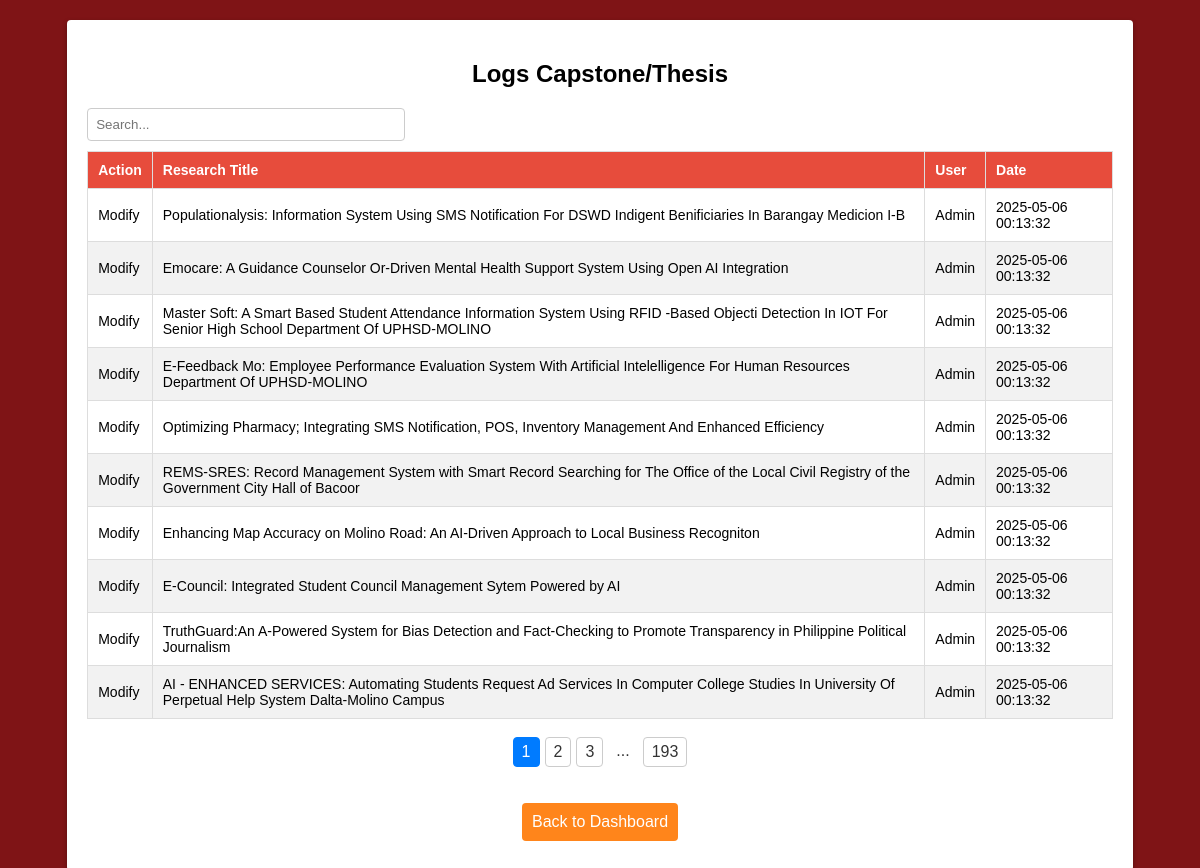
/logs/view_logs_capstone_thesis.php (signed in), run on the app's committed database.
### tables this page shows
CREATE TABLE `logs_thesis_capstone_projects` (
  `id` int(11) NOT NULL,
  `type` text NOT NULL,
  `modified_item` text NOT NULL,
  `user` int(11) NOT NULL,
  `date` timestamp NOT NULL DEFAULT current_timestamp() ON UPDATE current_timestamp()
);

CREATE TABLE `thesiscapstoneprojects` (
  `id` int(255) NOT NULL,
  `projecttype` text DEFAULT NULL,
  `projecttitle` text DEFAULT NULL,
  `projectdescription` text DEFAULT NULL,
  `projectcategory` text DEFAULT NULL,
  `projectyear` year(4) DEFAULT NULL,
  `projectproponents` text DEFAULT NULL,
  `projectrecommendation` text DEFAULT NULL,
  `file_name` varchar(255) NOT NULL,
  `uploaded_at` text NOT NULL,
  `archive` int(1) NOT NULL DEFAULT 0
);

CREATE TABLE `users` (
  `id` int(6) UNSIGNED NOT NULL,
  `role` varchar(255) NOT NULL,
  `username` varchar(255) NOT NULL,
  `password` varchar(255) NOT NULL,
  `full_name` varchar(255) NOT NULL,
  `file_name` varchar(255) NOT NULL,
  `email` varchar(50) DEFAULT NULL,
  `reg_date` text NOT NULL,
  `created_by` varchar(255) NOT NULL,
  `archive` tinyint(1) NOT NULL DEFAULT 0
);

### logs/view_logs_capstone_thesis.php (the view, shortened to what this page needs)
<?php
require '../db_connect.php';
$itemsPerPage = 10;
function generateLogTableHTML($conn, $itemsPerPage, $currentPage, $searchTerm, $sortBy = 'l.date', $sortDirection = 'DESC') {
    function getLogData($conn, $limit, $offset, $searchTerm = '', $sortBy = 'l.date', $sortDirection = 'DESC') {
        $sql = "
            SELECT
                l.type AS log_type,
                tcp.projecttitle AS modified_item_title,
                u.username AS modified_by_user,
                l.date AS log_date
            FROM
                logs_thesis_capstone_projects l
            JOIN
                thesiscapstoneprojects tcp ON l.modified_item = tcp.uploaded_at
            JOIN
                users u ON l.user = u.id
        ";
        $validSortColumns = ['l.type', 'tcp.projecttitle', 'u.username', 'l.date'];
        $validSortDirections = ['ASC', 'DESC'];
        $cleanSortBy = in_array($sortBy, $validSortColumns) ? $sortBy : 'l.date';
        $cleanSortDirection = in_array(strtoupper($sortDirection), $validSortDirections) ? strtoupper($sortDirection) : 'DESC';
        $sql .= " ORDER BY $cleanSortBy $cleanSortDirection LIMIT $limit OFFSET $offset";
        $result = $conn->query($sql);
        $logData = array();
        while ($row = $result->fetch_assoc()) {
            $logData[] = $row;
        }
        return $logData;
    }
    function getTotalLogCount($conn, $searchTerm = '') {
        $sql = "SELECT COUNT(*) AS total FROM logs_thesis_capstone_projects l
                     JOIN thesiscapstoneprojects tcp ON l.modified_item = tcp.uploaded_at
                     JOIN users u ON l.user = u.id";
        $result = $conn->query($sql);
        $row = $result->fetch_assoc();
        return $row['total'];
    }
    $totalLogs = getTotalLogCount($conn, $searchTerm);
    $totalPages = ceil($totalLogs / $itemsPerPage);
    $currentPage = max(1, min($currentPage, $totalPages > 0 ? $totalPages : 1));
    $offset = ($currentPage - 1) * $itemsPerPage;
    $logData = getLogData($conn, $itemsPerPage, $offset, $searchTerm, $sortBy, $sortDirection);
    $html = '';
    if (!empty($logData)) {
        $html .= "<table id='logTable'>";
        $html .= "<thead><tr>
                    <th data-sort-by='l.type' class='sortable'>Action</th>
                    <th data-sort-by='tcp.projecttitle' class='sortable'>Research Title</th>
                    <th data-sort-by='u.username' class='sortable'>User</th>
                    <th data-sort-by='l.date' class='sortable'>Date</th>
                  </tr></thead>";
        $html .= "<tbody>";
        foreach ($logData as $log) {
            $html .= "<tr>";
            $html .= "<td>" . htmlspecialchars($log['log_type']) . "</td>";
            $html .= "<td>" . htmlspecialchars($log['modified_item_title']) . "</td>";
            $html .= "<td>" . htmlspecialchars($log['modified_by_user']) . "</td>";
            $html .= "<td>" . htmlspecialchars($log['log_date']) . "</td>";
            $html .= "</tr>";
        }
        $html .= "</tbody>";
        $html .= "</table> <br>";
        if ($totalPages > 1) {
            $html .= "<div class='pagination-links'>";
             $range = 2;
             $start = max(1, $currentPage - $range);
             $end = min($totalPages, $currentPage + $range);
            for ($i = $start; $i <= $end; $i++) {
                $activeClass = ($i == $currentPage) ? 'current' : '';
                $html .= "<a href='#' data-page='$i' class='$activeClass'>$i</a>";
            }
             if ($end < $totalPages) {
                  if ($end < $totalPages - 1) {
                     $html .= "<span>...</span>";
                 }
                 $html .= "<a href='#' data-page='$totalPages'>$totalPages</a>";
            }
            $html .= "</div>";
        }
    } else {
        $html .= "<p>No log data found.</p>";
    }
    return $html;
}
$currentPage = isset($_GET['page']) ? intval($_GET['page']) : 1;
$searchTerm = isset($_GET['search']) ? $_GET['search'] : '';
$sortBy = isset($_GET['sortBy']) ? $_GET['sortBy'] : 'l.date';
$sortDirection = isset($_GET['sortDirection']) ? $_GET['sortDirection'] : 'DESC';
$currentPage = max(1, $currentPage);
$validSortColumns = ['l.type', 'tcp.projecttitle', 'u.username', 'l.date'];
$validSortDirections = ['ASC', 'DESC'];
$sortBy = in_array($sortBy, $validSortColumns) ? $sortBy : 'l.date';
$sortDirection = in_array(strtoupper($sortDirection), $validSortDirections) ? strtoupper($sortDirection) : 'DESC';
?>
<!DOCTYPE html>
<html lang="en">
<head>
</head>
<body>
    <div class="searchemp-container">
        <h2>Logs Capstone/Thesis</h2>
        <div class="search-pagination">
            <input type="text" id="searchInput" placeholder="Search..." value="<?php echo htmlspecialchars($searchTerm); ?>">
             </div>
        <div id="logTableContainer">
            <?php
                echo generateLogTableHTML($conn, $itemsPerPage, $currentPage, $searchTerm, $sortBy, $sortDirection);
            ?>
        </div>
        <br><br>
        <div style='width:100%; text-align: center;'> <a href='../dashboard.php' class='button backtodash' style="display: inline-block; width: auto;">Back to Dashboard</a> </div>
    </div>
</body>
</html>

### logs/view_logs_capstone_thesis.php (style rules this page uses)
body { font-family: Arial, sans-serif; background-color: #7F1416; margin-top: 20px; margin-bottom: 20px; padding: 0; display: flex; align-items: center; justify-content: center; }
.searchemp-container { background-color: #fff; border-radius: 4px; box-shadow: 0 2px 5px rgba(0, 0, 0, 0.3); padding: 20px; width: 90%; box-sizing: border-box; }
.searchemp-container h2 { text-align: center; margin-bottom: 20px; }
.searchemp-container table { width: 100%; border-collapse: collapse; font-family: sans-serif; font-size: 14px; margin-top: 10px; }
.searchemp-container th, .searchemp-container td { padding: 10px; text-align: left; border: 1px solid #ddd; }
.searchemp-container th { background-color: #E74C3C; color: #fff; cursor: pointer; }
.searchemp-container tr:nth-child(even) { background-color: #f2f2f2; }
.searchemp-container .button { display: block; text-align: center; margin-bottom: 10px; padding: 10px; background-color: #4CAF50; color: #fff; text-decoration: none; border: none; border-radius: 4px; cursor: pointer; transition: background-color 0.3s ease; }
.searchemp-container .backtodash { background-color: #ff851b; }
.searchemp-container .search-pagination { margin-bottom: 10px; display: flex; justify-content: space-between; align-items: center; flex-wrap: wrap; gap: 10px; }
.searchemp-container .search-pagination input[type="text"] { flex-grow: 1; padding: 8px; border: 1px solid #ccc; border-radius: 4px; max-width: 300px; }
.searchemp-container .pagination-links { margin-top: 0; text-align: center; display: flex; flex-wrap: wrap; gap: 5px; justify-content: center; }
.searchemp-container .pagination-links a, .searchemp-container .pagination-links span { padding: 5px 8px; border: 1px solid #ccc; text-decoration: none; color: #333; border-radius: 4px; cursor: pointer; }
.searchemp-container .pagination-links .current { background-color: #007bff; color: white; border-color: #007bff; }
.searchemp-container .pagination-links span { border: none; background: none; cursor: default; }

### data on the page
logs_thesis_capstone_projects: type "Modify", thesiscapstoneprojects.projecttitle "Populationalysis: Information System Using SMS Notification For DSWD Indigent Benificiaries In Barangay Medicion I-B", users.username "Admin", date "2025-05-06 00:13:32", thesiscapstoneprojects.projecttitle "Emocare: A Guidance Counselor Or-Driven Mental Health Support System Using Open AI Integration", thesiscapstoneprojects.projecttitle "Master Soft: A Smart Based Student Attendance Information System Using RFID -Based Objecti Detection In IOT For Senior High School Department Of UPHSD-MOLINO", thesiscapstoneprojects.projecttitle "E-Feedback Mo: Employee Performance Evaluation System With Artificial Intelelligence For Human Resources Department Of UPHSD-MOLINO", thesiscapstoneprojects.projecttitle "Optimizing Pharmacy; Integrating SMS Notification, POS, Inventory Management And Enhanced Efficiency", thesiscapstoneprojects.projecttitle "REMS-SRES: Record Management System with Smart Record Searching for The Office of the Local Civil Registry of the Government City Hall of Bacoor", thesiscapstoneprojects.projecttitle "Enhancing Map Accuracy on Molino Road: An AI-Driven Approach to Local Business Recogniton", thesiscapstoneprojects.projecttitle "E-Council: Integrated Student Council Management Sytem Powered by AI", thesiscapstoneprojects.projecttitle "TruthGuard:An A-Powered System for Bias Detection and Fact-Checking to Promote Transparency in Philippine Political Journalism", thesiscapstoneprojects.projecttitle "AI - ENHANCED SERVICES: Automating Students Request Ad Services In Computer College Studies In University Of Perpetual Help System Dalta-Molino Campus"

### other printed values
$totalPages "193"
